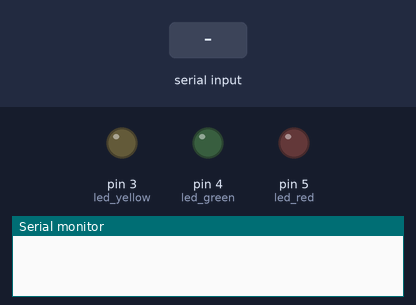
A sketch run on a simulated Arduino Uno, built with avr-gcc and run on an emulated ATmega328P. Parts: output pins drawn as LEDs (lit = HIGH), the last lines printed to the serial monitor. Dashed ring = blinking. The inputs (shaded band) are chosen by the test bench. Random numbers use the default seed unless the sketch sets one.

Above: at 1.2 s.
1.3 s: "1\n" received over Serial
At 1.7 s:
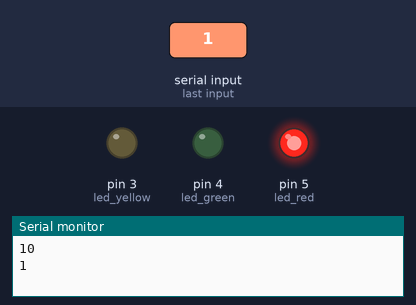
At 7.7 s:
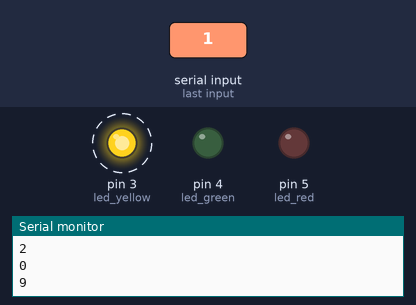
Timing chart, 0 to 10.3 s (numbered marks = the images above; inputs shaded):
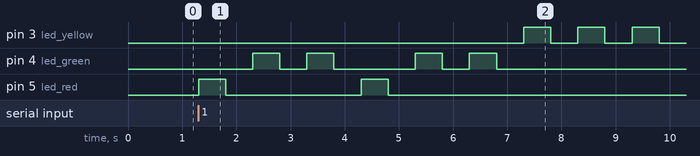

Measured:
- after the input at 1.3 s, pin 3 (led_yellow): alternates HIGH for 0.50 s and LOW for 0.50 s, starting after 6.0 s; pin 4 (led_green): LOW → HIGH after 1.0 s, → LOW 0.50 s later, → HIGH 0.50 s later, → LOW 0.50 s later, … (8 changes in this stretch)

The sketch:

TP1EJ2.ino
```cpp
/* 2. Utilizando los leds del ejercicio anterior genere un numero randomico entre 0 y 10,y dependiendo de dicho valor encienda por dos
 segundos el led que corresponda según el siguiente criterio (si num 1, 3, 7 rojo, 0, 2, 8 verde 4, 5, 9 amarillo y 10 todos apagados).*/


void setup() {
  Serial.begin(9600);
  pinMode(5, OUTPUT);//led red
  pinMode(4, OUTPUT);//led green
  pinMode(3, OUTPUT);//led yellow
}

void loop() {
  if (Serial.available()>0){
   int valor = random(0,11);
   Serial.println(valor);
   if((valor == 1)||(valor == 3)||(valor == 7)){
    digitalWrite(5, HIGH);
    delay(500);
    digitalWrite(5, LOW);
    delay(500);
   }
   if((valor == 0)||(valor == 2)||(valor == 8)){
      digitalWrite(4, HIGH);
      delay(500);
      digitalWrite(4, LOW);
      delay(500);
   }
   if((valor == 4)||(valor == 5)||(valor == 9)){
      digitalWrite(3, HIGH);
      delay(500);
      digitalWrite(3, LOW);
      delay(500);
   }
   if(valor == 10){
      digitalWrite(3, LOW);
      digitalWrite(4, LOW);
      digitalWrite(5, LOW);
   }
 }
}
```
